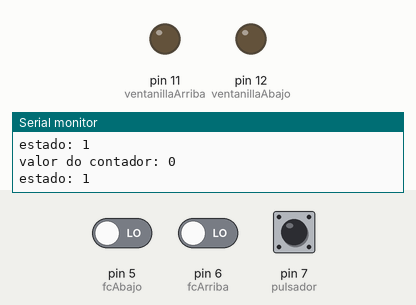
Simulated run of this sketch. Board: Arduino Uno, built with avr-gcc and run on an emulated ATmega328P. On the bench: output pins drawn as LEDs (lit = HIGH), the last lines printed to the serial monitor. Inputs (shaded band) come from the test bench; at power-on: pin 7 (pulsador) LOW, pin 5 (fcAbajo) LOW, pin 6 (fcArriba) LOW.

Above: at 1.2 s.
1.3 s: pin 7 (pulsador) pulled HIGH for 0.15 s
At 2.6 s:
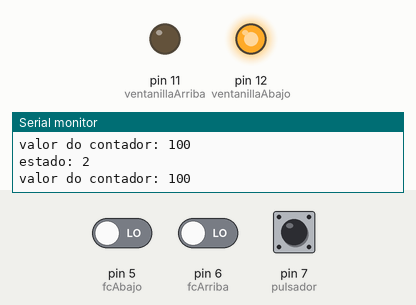
2.9 s: pin 5 (fcAbajo) driven HIGH
At 3.8 s:
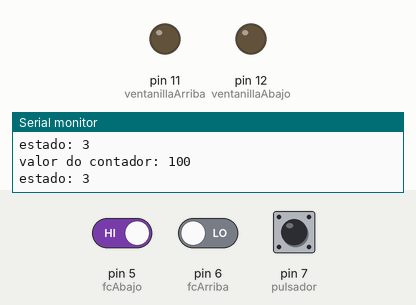
5.9 s: pin 7 (pulsador) pulled HIGH for 1 s
At 7.5 s:
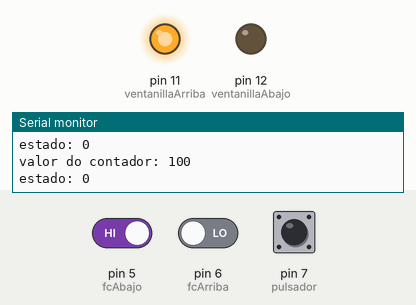
8.4 s: pin 6 (fcArriba) driven HIGH
At 9.6 s:
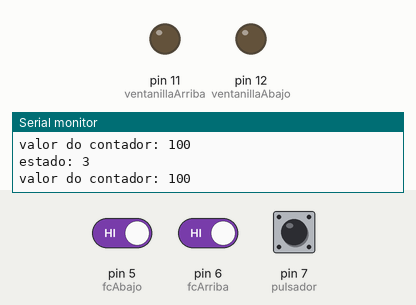
11.4 s: pin 5 (fcAbajo) driven LOW
14.4 s: pin 7 (pulsador) pulled HIGH for 3.2 s
At 18.1 s:
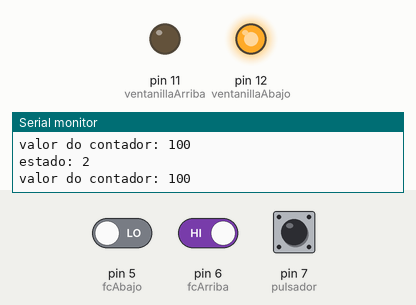
Timing chart, 0 to 19.6 s (numbered marks = the images above; inputs shaded):
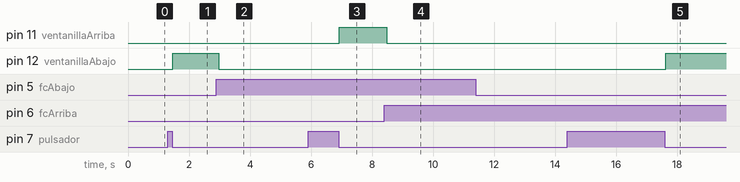

Measured:
- after the input at 1.3 s, pin 12 (ventanillaAbajo): LOW → HIGH after 0.17 s
- after the input at 2.9 s, pin 12 (ventanillaAbajo): HIGH → LOW after 0.07 s
- after the input at 5.9 s, pin 11 (ventanillaArriba): LOW → HIGH after 1.0 s
- after the input at 8.4 s, pin 11 (ventanillaArriba): HIGH → LOW after 0.08 s
- after the input at 14.4 s, pin 12 (ventanillaAbajo): LOW → HIGH after 3.2 s

The sketch:

xanela02.ino
```cpp
/*
Programa para simular el funcionamiento de la ventanilla de un coche.
El botón activa el motor de elevación cuando se presiona y una segunda
pulsación detiene el motor y a la tercera hace que se accione el motor
de bajada.Se añaden 2 finales de carrera (pin 5, pin 6), uno para
arriba y otro para abajo.

Entradas: Pulsador,finales de carrera (3x dixital)
Salidas: Relé (2x digital)

Autor: Juan Carlos Breijo Pérez
Data: Febrero de 2024
*/

#define ventanillaArriba 11
#define ventanillaAbajo 12
#define pulsador     7
#define fcArriba     6
#define fcAbajo     5

int estado = 1;    //valores: 0(arriba) , 1(paro) , 2(abajo) , 3(para)
int contador = 0; // Contador para el número de impulsos al motor

void setup() {
  pinMode(ventanillaArriba, OUTPUT);
  pinMode(ventanillaAbajo, OUTPUT);
  pinMode(pulsador, INPUT);
  pinMode(fcArriba, INPUT);
  pinMode(fcAbajo, INPUT);

  Serial.begin(9600);
  int estado;

  Serial.println(estado);
}

void loop() {
  // Lectura del pulsador
  if(digitalRead(pulsador)) {
    estado++;
    if(estado > 3) {
      estado = 0;
    }

    contador = 100;
    while(digitalRead(pulsador)) {
      delay(20);
    }
  }

  if(digitalRead(fcArriba)) {
    if(estado != 2) {
      estado = 1;
    }
    delay(20);
  }

  if(digitalRead(fcAbajo)) {
   if(estado != 0) {
      estado = 3;
   }
    delay(20);
  }
  // Fin de la lectura del pulador

  Serial.print("valor do contador: ");
  Serial.println(contador);
  Serial.print("estado: ");
  Serial.println(estado);

  // Accionamiento de los motores
  if(contador > 0) {
    if(estado == 0) {
      digitalWrite(ventanillaArriba, HIGH);
      digitalWrite(ventanillaAbajo, LOW);
      delay(70);
    }
    else if(estado == 2) {
      digitalWrite(ventanillaArriba, LOW);
      digitalWrite(ventanillaAbajo, HIGH);
      delay(70);
    }
    else {
      digitalWrite(ventanillaArriba, LOW);
      digitalWrite(ventanillaAbajo, LOW);
    }
  }
}
```
